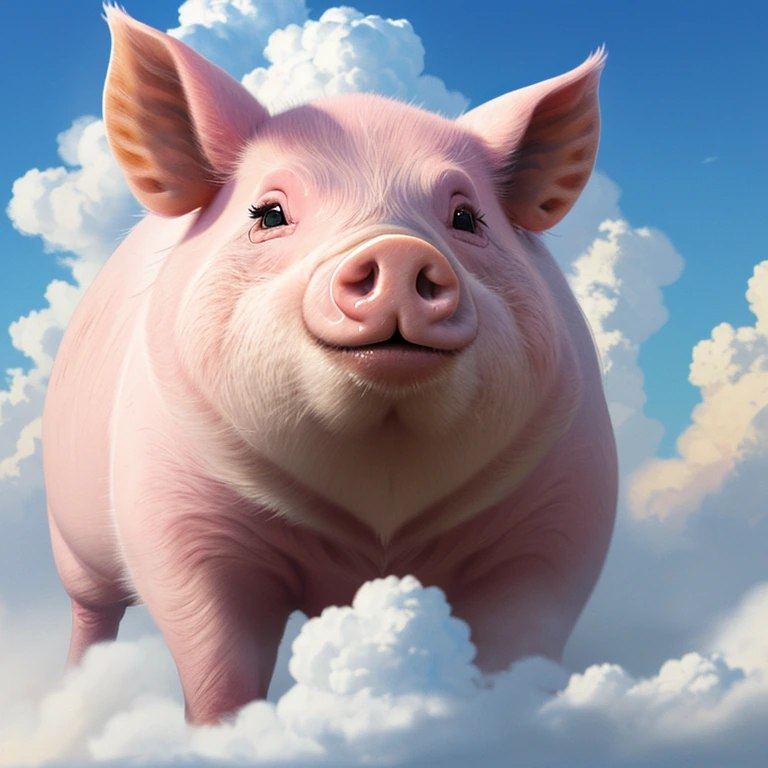
#> input picture 2023-11-03 21.49.43.jpg, 768 x 768 px
$ python test05.py
#> lines starting #> are read from the running program, lines starting #| are printed output that depends on the picture
# MattingAdaptThresh.py
# Copyright 2021 youcans, XUPT
# Crated：2021-12-10

import cv2
from matplotlib import pyplot as plt

# 1. 读取原始图像
imgOri = cv2.imread('2023-11-03 21.49.43.jpg')  # 读取原始图像
#> imgOri is the input picture: shape (768, 768, 3); mean B, G, R 159.4, 148.3, 150.4
height, width, channels = imgOri.shape
#> height = 768; width = 768; channels = 3

# 2. 从原始图像提取绿色通道
imgGray = cv2.cvtColor(imgOri, cv2.COLOR_BGR2GRAY)  # 彩色图像转换为灰度图像
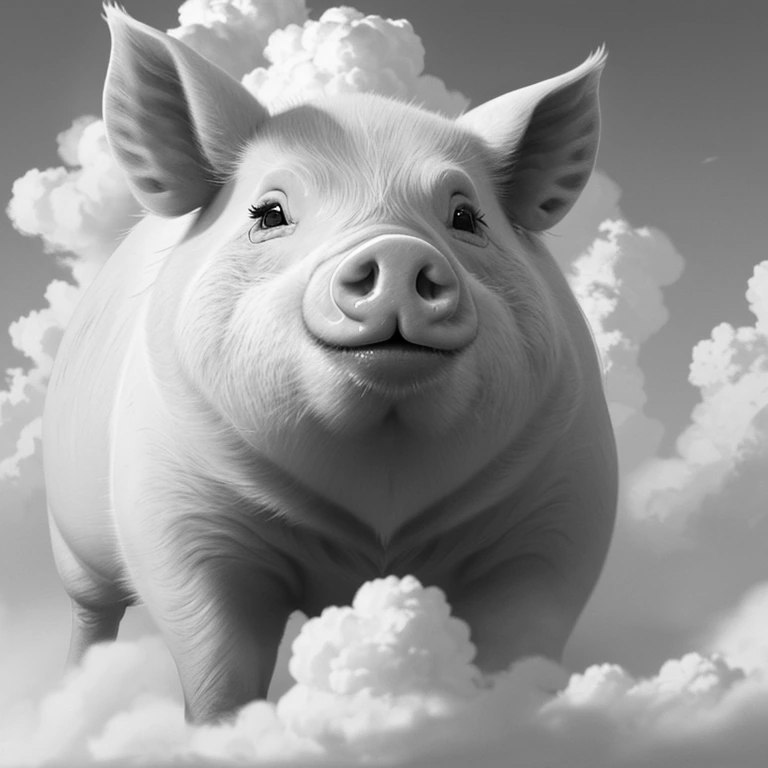
#> imgGray: shape (768, 768); min 0, max 255, mean 150.2
imgGreen = imgOri[:, :, 1]  # imgGreen 为 绿色通道的 色彩强度图 (注意不是原图的灰度转换结果)
print(imgOri.shape, imgGray.shape, imgGreen.shape)
#| (768, 768, 3) (768, 768) (768, 768)

# 3. 绿色通道转换为二值图像，生成遮罩 Mask、逆遮罩 MaskInv
# colorThresh = 245  # 绿屏背景的颜色阈值 (注意研究阈值的影响)
# ret, binary = cv2.threshold(imgGreen, colorThresh, 255, cv2.THRESH_BINARY)  # 转换为二值图像，生成遮罩，抠图区域黑色遮盖

# 自适应阈值化能够根据图像不同区域亮度分布自适应地改变阈值
# cv.adaptiveThreshold(src, maxValue, adaptiveMethod, thresholdType, blockSize, C[, dst]) -> dst
# 参数 adaptiveMethod: ADAPTIVE_THRESH_MEAN_C(均值法), ADAPTIVE_THRESH_GAUSSIAN_C(高斯法)
# 参数 thresholdType: THRESH_BINARY(小于阈值为0), THRESH_BINARY_INV(大于阈值为0)
# 参数 blockSize: 邻域大小，正奇数
# 参数 C: 偏移量，一般取 0
binary = cv2.adaptiveThreshold(imgGreen, 255, cv2.ADAPTIVE_THRESH_MEAN_C, cv2.THRESH_BINARY_INV, 5, 0)
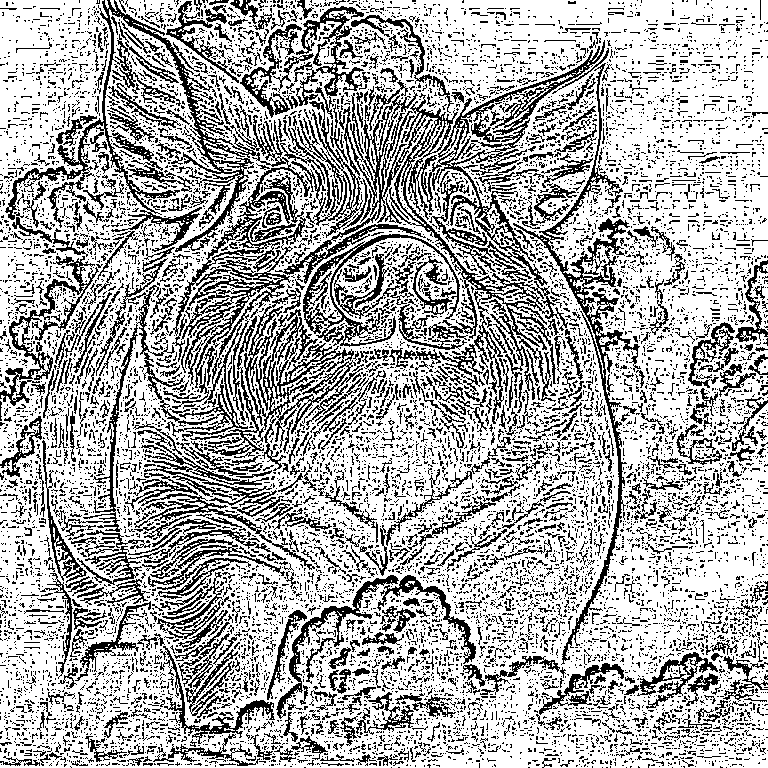
#> binary: shape (768, 768); 68.8% white; black in thin lines or dots
binaryInv = cv2.bitwise_not(binary)  # 按位非(黑白转置)，生成逆遮罩，抠图区域白色开窗，抠图以外区域黑色
#> binaryInv: shape (768, 768); 31.2% white in thin lines or dots

# 4. 用遮罩进行抠图和更换背景
# 生成抠图图像 (前景保留，背景黑色)
imgMatte = cv2.bitwise_and(imgOri, imgOri, mask=binaryInv)  # 生成抠图前景，标准抠图以外的逆遮罩区域输出黑色
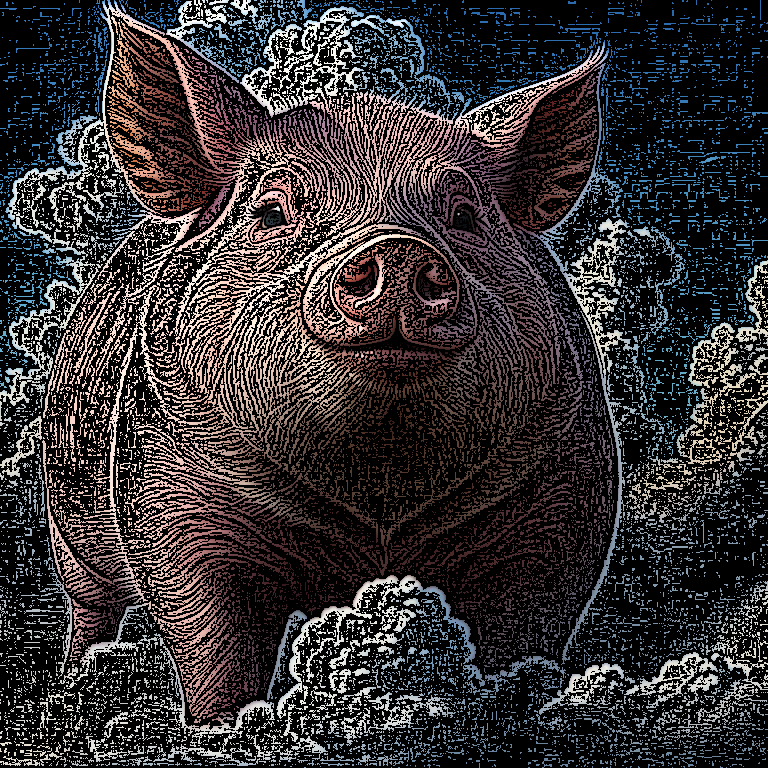
#> imgMatte: shape (768, 768, 3); mean B, G, R 51.1, 49.7, 53.5
# 将背景颜色更换为红色: 修改逆遮罩 (抠图以外区域黑色)
imgReplace = imgOri.copy()
imgReplace[binaryInv == 0] = [0, 0, 255]  # 黑色区域(0/0/0)修改为红色(BGR:0/0/255)
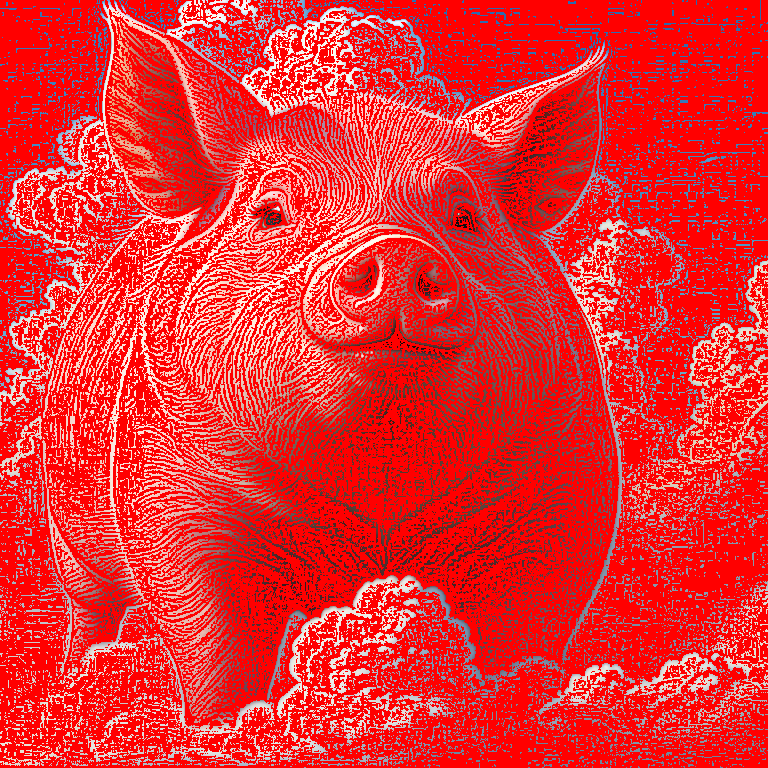
#> imgReplace: shape (768, 768, 3); mean B, G, R 51.1, 49.7, 228.8

plt.figure(figsize=(12, 8))
plt.subplot(231), plt.imshow(cv2.cvtColor(imgOri, cv2.COLOR_BGR2RGB)), plt.title("Origin image"), plt.axis('off')
plt.subplot(232), plt.imshow(imgGray, cmap='gray'), plt.title("Gray image"), plt.axis('off')
plt.subplot(233), plt.imshow(imgGreen, cmap='gray'), plt.title("Green channel level"), plt.axis('off')
plt.subplot(234), plt.imshow(binary, cmap='gray'), plt.title("binary mask"), plt.axis('off')
plt.subplot(235), plt.imshow(binaryInv, cmap='gray'), plt.title("inv-binary mask"), plt.axis('off')
plt.subplot(236), plt.imshow(cv2.cvtColor(imgReplace, cv2.COLOR_BGR2RGB)), plt.title("BgColor changed"), plt.axis('off')
plt.tight_layout()
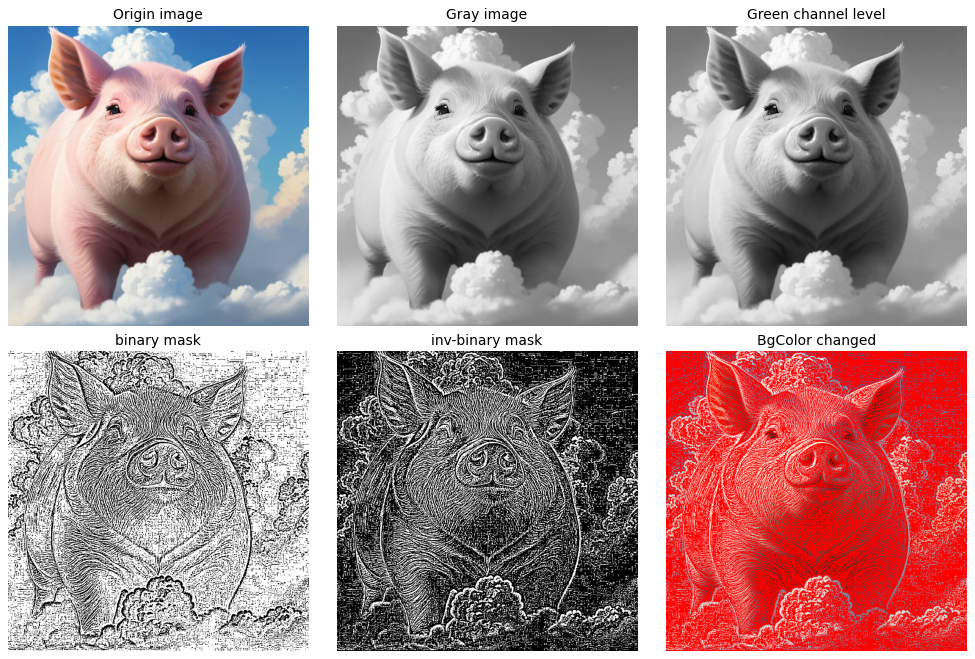
#> figure drawn by matplotlib, 6 panels
